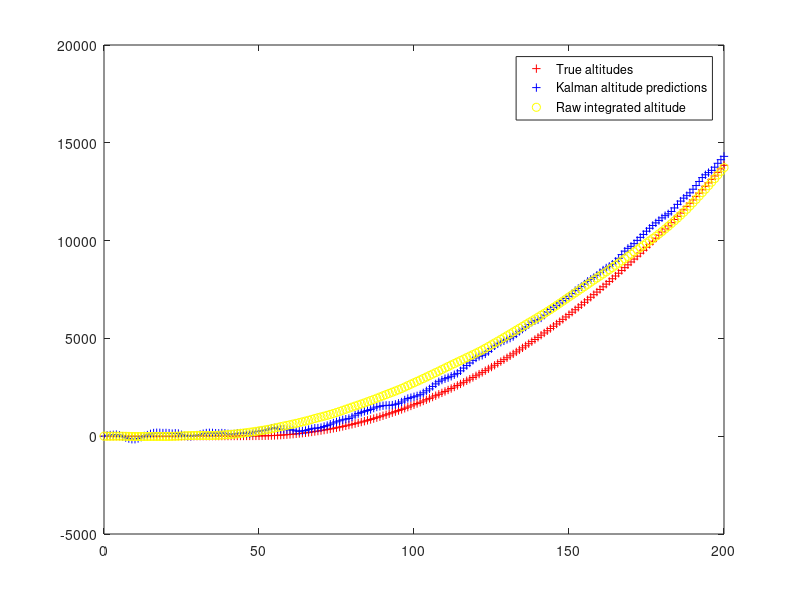
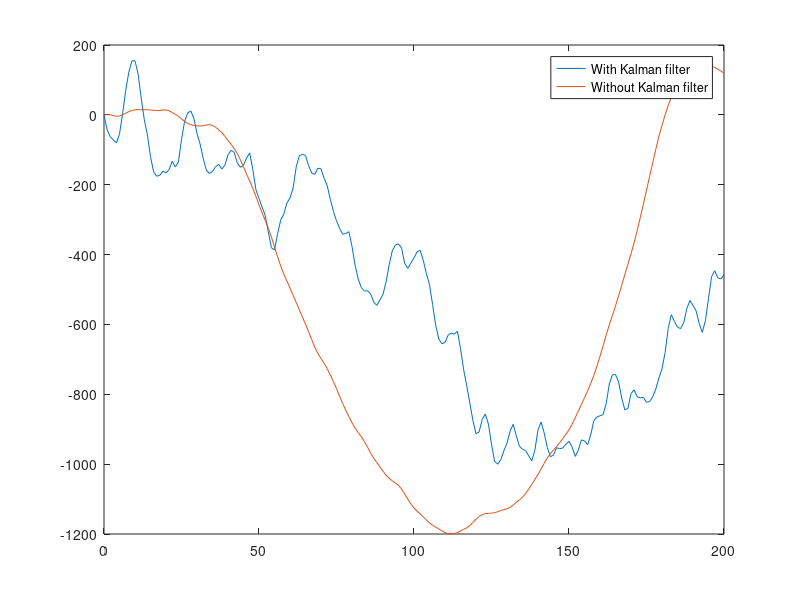

Reproduce these figures in MATLAB, in order.
clear, clc

sigma_accel = 0.1; % m/s^2
accel_mean = 1.2; % m/s^2

tstep = 1;
times = 0:tstep:200;
accel = accel_mean * ones([length(times), 1]) + sigma_accel * randn([length(times), 1]);
accel(1:50) = sigma_accel * randn([50, 1]);
velocities = zeros([length(times), 1]);
altitudes = zeros([length(times), 1]);

for i=2:length(altitudes)
    velocities(i) = velocities(i - 1) + tstep * (accel(i) + accel(i - 1)) / 2;
	altitudes(i) = altitudes(i - 1) + tstep * (velocities(i) + velocities(i - 1)) / 2;
end

% Standard deviation of velocity and position measurements from the true values
sigma_vel = 50.0; % m
sigma_accel = 3.0; % m/s

vel_measurements = velocities + sigma_vel * randn([length(velocities), 1]);
accel_measurements = accel + sigma_accel * randn([length(velocities), 1]);
alt_predictions = zeros([length(times), 2]);
vel_predictions = zeros([length(times), 1]);

xk = [0; 0]; % Initial altitude and velocity
Pk = [sigma_vel^2 0; 0 sigma_accel^2]; % Initial covariance matrix

result = zeros([length(times), 2]);
result(1, :) = xk';

Rk = [1 0; 0 1];

Hk = [1 0; 0 1];

for i=1:length(times)
	% Predict
	Fk = [1 tstep; 0 1];
	xkhat = Fk * xk;
	Qk = [1 0; 0 0.1];
	Pk = Fk * Pk * Fk' + Qk;

	% Update
	zk = [vel_measurements(i); accel_measurements(i)];
	K = Pk * Hk' * (Hk * Pk * Hk' + Rk)^-1;
	xk = xkhat + K * (zk - Hk * xkhat);
	Pk = Pk - K * Hk * Pk;

	% Store
	result(i, :) = xk';
    if i > 1
        alt_predictions(i, 1) = alt_predictions(i - 1, 1) + (result(i, 1) + result(i - 1, 1)) * tstep / 2;
        vel_predictions(i) = vel_predictions(i - 1) + (accel_measurements(i) + accel_measurements(i - 1)) * tstep / 2;
        alt_predictions(i, 2) = alt_predictions(i - 1, 2) + (vel_predictions(i) + vel_predictions(i - 1)) * tstep / 2;
    end
end

figure()
plot(times, altitudes, 'r+', times, alt_predictions(:, 1), 'b+', times, alt_predictions(:, 2), 'yo');
legend('True altitudes', 'Kalman altitude predictions', 'Raw integrated altitude');

figure()
plot(times, altitudes - alt_predictions(:, 1), times, altitudes - alt_predictions(:, 2));
legend('With Kalman filter', 'Without Kalman filter');

errors = zeros([length(times), 2]);
errors(:, 1) = altitudes - result(:, 1); % Altitude errors
errors(:, 2) = velocities - result(:, 2); % Velocity errors

avg_err = mean(abs(altitudes - result(:, 1)))
avg_vel_error = mean(abs(velocities - result(:, 2)))

std_dev_pos = std(errors(:, 1))
std_dev_vel = std(errors(:, 2))
std_dev_accel = std(abs(result(:, 2) - accel))

%quit
